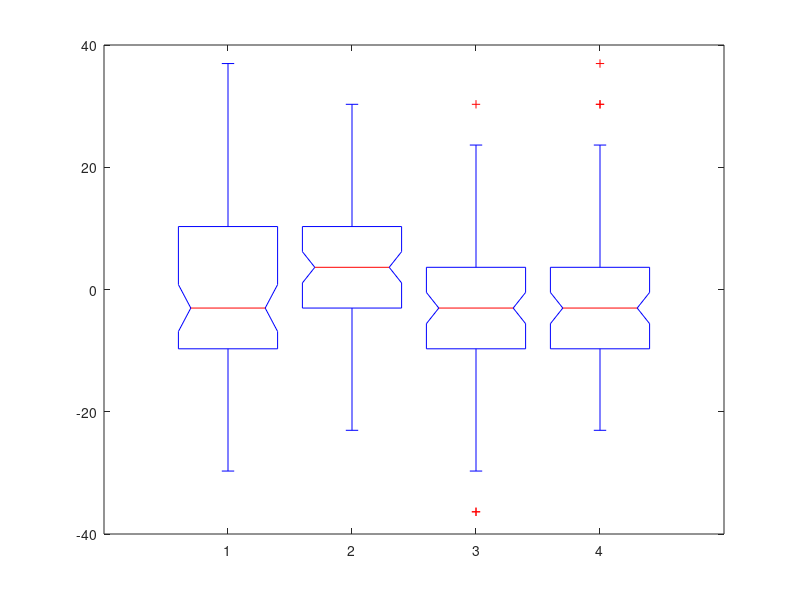

MATLAB code to generate this figure: (Note: this script raises an error after producing the figure.)
%% P2

%matriz1=67x60 (numero de participantes=67, condiciones de trials=4, intentos por sujeto por condicion=15).
%los 1 representan los éxitos y los 0 error. Se asumen 4 respuestas por
%condicion de trial 60 respuestas por individuo

%matriz2=contiene el porcentaje de exito de cada individuo por cada tipo de
%trial expresado en 0 a 1. 


%original de la tarea: matriz1=round(rand(67,60));
%creada con parametros:
GS =round(rand(67,15));
GE =round(rand(67,15));
NGS =round(rand(67,15));
NGE =round(rand(67,15));
matriz1=[GS GE NGS NGE];

%Creacion de la matriz2 de ceros
matriz2=zeros(67,4);

%contador fila matriz1 -> ii=1;
%contador columna matriz1 -> jj=1;
%contador columna matriz2
zz=1;
rateGS=zeros(67,1);
rateGE=zeros(67,1);
rateNGS=zeros(67,1);
rateNGE=zeros(67,1);

for ii= 1:1:67
    zz=1;
    for jj= 1:1:15
        rateGS(ii)= (rateGS(ii)+matriz1(ii,jj));
    end
    zz=zz+1;
    for jj= 16:1:30
        rateGE(ii)= (rateGE(ii)+matriz1(ii,jj));
    end
    zz=zz+1;
    for jj=31:1:45
        rateNGS(ii)= (rateNGS(ii)+matriz1(ii,jj));
    end
    zz=zz+1;
    for jj=46:1:60
        rateNGE(ii)= (rateNGE(ii)+matriz1(ii,jj));
    end
end

%calcular el porcentaje de cada sujeto por condicion de trial
matriz2=[rateGS rateGE rateNGS rateNGE];
matriz2=(matriz2/15)*100 ;

%calcular medias por tipo de trial, considerando todos los sujetos
mediaGSD = mean(matriz2(:, 1));
mediaGSN = mean(matriz2(:, 2));
mediaNGSD = mean(matriz2(:, 3));
mediaNGSN = mean(matriz2(:, 4));

%matriz de medias por condicion
mediasporcondicion=[mediaGSD mediaGSN mediaNGSD mediaNGSN];




%desviacion estandar
% stdGSD = std(matriz2(:, 1));
% stdGSN = std(matriz2(:, 2));
% stdNGSD = std(matriz2(:, 3));
% stdNGSN = std(matriz2(:, 4));


[p,tbl,stats]=anova1(matriz2);
close



SEM=std(matriz2)/sqrt(length(matriz2))


[h,p,ci,stats2]=ttest(mediasporcondicion);

%matriz de medias por condicion
stdporcondicion=[stdGSD stdGSN stdNGSD stdNGSN];


%% Graficar resultados
c = categorical({'GSN','GSD','NGSN', 'NGSD'});
titulo='Grafico 2A';

figure;
Grafico2A = bar(c, mediasporcondicion);

Grafico2A.FaceColor = 'flat';
Grafico2A.CData(1,:) = [0 0.8 0.8];
Grafico2A.CData(2,:) = [0 0.8 0.8];

hold on

er=errorbar(mediasporcondicion, stdporcondicion);
er.LineStyle = 'none';

title('Fig2A')
ylabel('Rate(%)')

hold off
